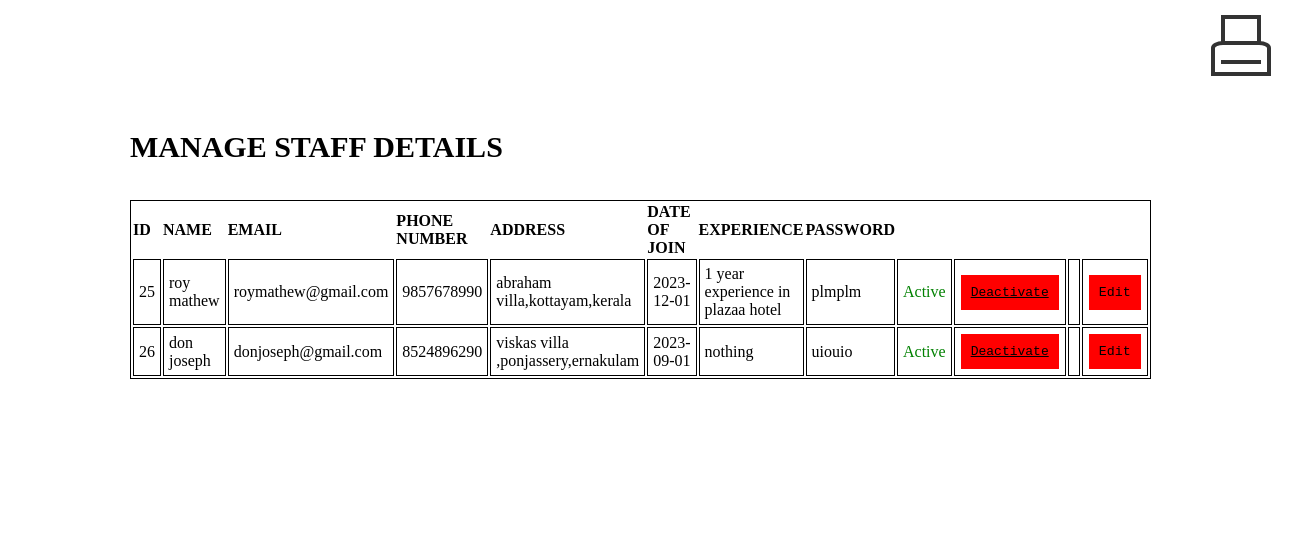
The app's page /displays.php with its own data.
### tables this page shows
CREATE TABLE `user` (
  `u_id` int(10) NOT NULL,
  `u_name` varchar(20) NOT NULL,
  `email` varchar(50) NOT NULL,
  `phn` varchar(10) NOT NULL,
  `address` varchar(50) NOT NULL,
  `doj` date NOT NULL,
  `exp` varchar(50) NOT NULL,
  `password` varchar(20) NOT NULL,
  `type` varchar(20) NOT NULL
);

### displays.php (the view, shortened to what this page needs)
<!DOCTYPE html>
<html lang="en">
<head>
</head>
<body>
<form action="" method="post">
    <button type="submit" class="print-button" name="print"><span class="print-icon"></span></button>
</form>
    <div id="hero">
        <div style="display: flex;justify-content: start;padding: 130px; ">
            <div style="width: 100%;">
                <h2 id="hero_head">MANAGE STAFF DETAILS</h2><br><br>
                <p id="hero_content">
                    <table>
                        <tr>
                            <th>ID</th>
                            <th>NAME</th>
                            <th>EMAIL</th>
                            <th>PHONE NUMBER</th>
                            <th>ADDRESS</th>
                            <th>DATE OF JOIN</th>
                            <th>EXPERIENCE</th>
                            <th>PASSWORD</th>
                        </tr>
                        <?php
                    include("./conn.php");
                    $sel=$conn->query("SELECT * FROM `user` inner join `login` on `user`.email=`login`.username where `login`.status='staff'");
                    if($sel->num_rows>0){
                            while($result=mysqli_fetch_array($sel)){
                                $u_id=$result['u_id'];
                                $user_name=$result['u_name'];
                                $email=$result['email'];
                                $phn=$result['phn'];
                                $add=$result['address'];
                                $doj=$result['doj'];
                                $exp=$result['exp'];
                                $password=$result['password'];
                                $status = $result['login_status'];
                                echo"<tr>
                                <td>$u_id</td>
                                <td>$user_name</td>
                                <td>$email</td>
                                <td>$phn</td>
                                <td>$add</td>
                                <td>$doj</td>
                                <td>$exp</td>
                                <td>$password</td>
                                ";
                                if($status== 1){
                                    echo "<td><span style='color:green;'>Active</span></td>";
                                }else{
                                    echo "<td><span style='color: red;'>Deactive</span></td>";
                                }
                                ?>
                                <td>
                                <form method="POST">
                                    <?php  if($status == 1){
                                    ?>
                                    <a  class='bt'  href='./status/staffStatus.php?email=<?php echo $email; ?>&status=0'>Deactivate</a><br></td>
                                    <?php
                                    }else{
                                        ?>
                                    <a style="background-color: green;"class='bt activet' href='./status/staffStatus.php?email=<?php echo $email; ?>&status=1''>Activate</a><br></td>
                                        <?php
                                    }
                                        ?>
                                <td>
                                <td><button class='bt' type='button' name='edit' id='edit' onclick="fn('<?php echo $u_id; ?>')">Edit</button>
                                </td>
                                 </tr>
                                 <?php
                            }
                        }
                       ?>

### displays.php (style rules this page uses)
* { margin: 0px; padding: 0px; }
#hero { width: 90%; text-align: left; display: flex; justify-content: start; background-color:white; background-size: cover; }
#hero_head { color: black; text-transform: uppercase; font-size: 30px; }
#hero_content { color: black; font-family: monospace ; justify-content: space-between; font-size: larger; text-transform: capitalize; }
table,tr { border: 1px solid black; color:black; }
td { padding: 5px; border: 1px solid black; color:black; }
th { color: black; }
.bt { padding: 10px; color: black; border: 1px solid white; display: inline-block; background-color:red; font-family:monospace; text-transform: capitalize; }
button.print-button { width: 100px; height: 100px; float:right; }
span.print-icon, span.print-icon::before, span.print-icon::after, button.print-button:hover .print-icon::after { border: solid 4px #333; }
span.print-icon::after { border-width: 2px; }
button.print-button { position: relative; padding: 0; border: 0; border: none; background: transparent; }
span.print-icon, span.print-icon::before, span.print-icon::after, button.print-button:hover .print-icon::after { box-sizing: border-box; background-color: #fff; }
span.print-icon { position: relative; display: inline-block; padding: 0; margin-top: 20%; width: 60%; height: 35%; background: #fff; border-radius: 20% 20% 0 0; }
span.print-icon::before { content: ""; position: absolute; bottom: 100%; left: 12%; right: 12%; height: 110%; transition: height .2s .15s; }
span.print-icon::after { content: ""; position: absolute; top: 55%; left: 12%; right: 12%; height: 0%; background: #fff; background-repeat: no-repeat; background-size: 70% 90%; background-position: center; background-image: linear-gradient( to top, #fff 0, #fff 14%, #333 14%, #333 28%, #fff 28%, #fff 42%, #333 42%, #333 56%, #fff 56%, #fff 70%, #333 70%, #333 84%, #fff 84%, #fff 100% ); transition: height .2s, border-width 0s .2s, width 0s .2s; }

### records on screen
user: u_id "25", u_name "roy mathew", email "roymathew@gmail.com", phn "9857678990", address "abraham villa,kottayam,kerala", doj "2023-12-01", exp "1 year experience in plazaa hotel", email.password "plmplm"
user: u_id "26", u_name "don joseph", email "donjoseph@gmail.com", phn "8524896290", address "viskas villa ,ponjassery,ernakulam", doj "2023-09-01", exp "nothing", email.password "uiouio"
